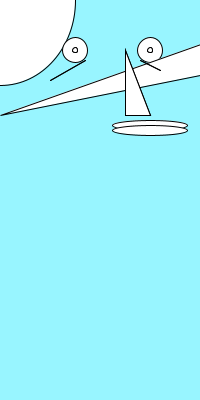
Frame 1 (no input)
Frame 60 (the mouse pressed at the canvas centre just before this capture): identical to frame 1, image omitted
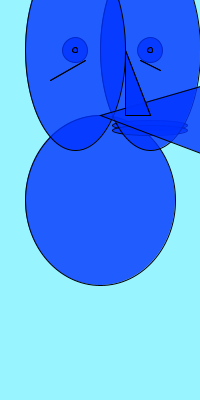
Frame 120 (the mouse held since frame 60 and released just before this capture)

The Processing sketch that drew these frames (run headless with seeded random() and noise(); from frame 60 on, the mouse is pressed at the canvas centre):

// Processing sketch: processing_99805
// ── processing_99805.pde

void setup()
{
background(152,245,255);
size(200,400);
stroke(0);
ellipse(100,100,150,170);
ellipse(150,50,5,5);
ellipse(75,50,5,5);
ellipse(75,50,25,25);
ellipse(150,50,25,25);
ellipse(150,125,75,10);
ellipse(150,130,75,10);
}
void draw(){
  background(152,245,255);
  ellipse(mouseX,mouseY,150,170);
ellipse(150,50,5,5);
ellipse(75,50,5,5);
ellipse(75,50,25,25);
ellipse(150,50,25,25);
ellipse(150,125,75,10);
ellipse(150,130,75,10);
ellipse(150,50,mouseX,mouseY);
ellipse(75,50,mouseX,mouseY);
triangle(325,50,mouseX,115,325,mouseY);
  {if(mousePressed==true)
  {fill(0,50,255,200);}
triangle(325,50,350,115,325,115);
ellipse(150,50,5,5);
ellipse(75,50,5,5);
triangle(125,50,150,115,125,115);
line(85,60,50,80);
line(140,60,160,70);
  }

ellipse(150,50,5,5);
ellipse(75,50,5,5);
triangle(125,50,150,115,125,115);
line(85,60,50,80);
line(140,60,160,70);
}
